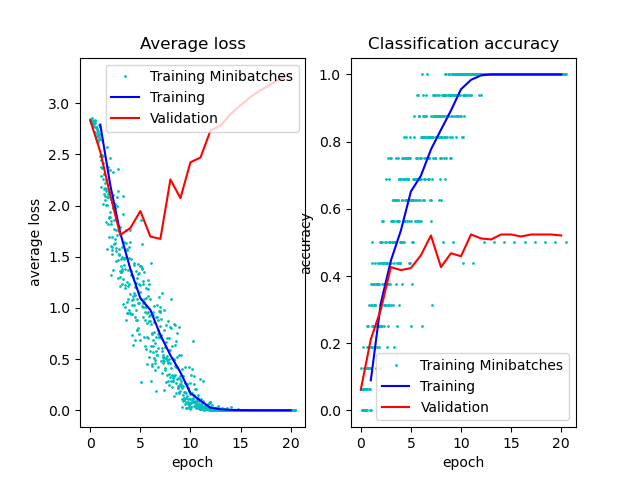

Recreate this plot in Python.
# import numpy as np
# import scipy.io
# from nn import *
# import torch
# import torchvision
# from torchvision import transforms, datasets

# import torchvision.transforms as transforms
# import matplotlib.pyplot as plt
# from torch.autograd import Variable
# import skimage
# import skimage.io
# import skimage.transform
# import torch.optim as optim
# import os
# import matplotlib.pyplot as plt
# import matplotlib.patches
# from nn import *
# from q4 import *
# # do not include any more libraries here!
# # no opencv, no sklearn, etc!
# import warnings

# max_iters = 20

# batch_size = 16
# learning_rate = 1e-3
# hidden_size = 64

# trainroot = '../data/oxford-flowers17/train'
# traindirs = [x[1] for x in os.walk(trainroot)][0]
# counter = 0
# print(traindirs)
# # label = []
# # training_data = []
# # for folder in traindirs:
# #     root = trainroot+'/'+folder
# #     for subdirs,dirs,files in os.walk(root):
# #         # print(files)
# #         for file in files:
# #             path = root+ '/' + file
# #             im = skimage.img_as_float(skimage.io.imread(path))
# #             # print(im.shape)
# #             label.append(int(folder))
# #             im = skimage.transform.resize(im,(224,224))
# #             # print(im.shape)
# #             training_data.append(im)
# #
# # training_data = np.array(training_data)
# # np.save('training_data.npy',training_data)
# # np.save('label.npy',label)
# # training_data = np.load('training_data.npy')
# # # print(training_data)
# # label = np.load('label.npy')
# # # print(training_data)
# # examples = training_data.shape[0]
# # print(examples)
# # train_x = torch.tensor(training_data).float()
# # label = torch.tensor(label).long()

# # use image folder to read the data

# data_transform = transforms.Compose([
#         transforms.Resize(256),
#         transforms.CenterCrop(224),
#         # transforms.RandomHorizontalFlip(),
#         transforms.ToTensor(),
#         transforms.Normalize(mean=[0.485, 0.456, 0.406],
#                              std=[0.229, 0.224, 0.225])
#     ])


# trainset = datasets.ImageFolder(root='../data/oxford-flowers17/train',
#                           transform=data_transform)
# train_loader = torch.utils.data.DataLoader(trainset,
#                                            batch_size=batch_size,
#                                            shuffle=True)


# testset = datasets.ImageFolder(root='../data/oxford-flowers17/train',
#                           transform=data_transform)
# test_loader = torch.utils.data.DataLoader(testset,
#                                            batch_size=batch_size,
#                                            shuffle=True)

# examples = len(trainset)
# test_examples = len(testset)
# use_cuda = torch.cuda.is_available()
# device = torch.device("cuda:0" if use_cuda else "cpu")
# print(use_cuda)

# #self defined
# class Net(torch.nn.Module):
#     def __init__(self):
#         super(Net, self).__init__()
#         self.conv1 = torch.nn.Conv2d(3, 10, 5, 1)
#         self.conv2 = torch.nn.Conv2d(10, 50, 5, 1)
#         self.conv3 = torch.nn.Conv2d(50, 200, 5, 1)
#         self.fc1 = torch.nn.Linear(24*24*200, 512) # was 4*4*50, 500 for
#         self.fc2 = torch.nn.Linear(512, 17) # was 500,10 for mnist

#     def forward(self, x):
#         x = torch.nn.functional.relu(self.conv1(x))
#         x = torch.nn.functional.max_pool2d(x, 2, 2)
#         x = torch.nn.functional.relu(self.conv2(x))
#         x = torch.nn.functional.max_pool2d(x, 2, 2)
#         x = torch.nn.functional.relu(self.conv3(x))
#         x = torch.nn.functional.max_pool2d(x, 2, 2)
#         # print(x.size())

#         x = x.view(-1, 24*24*200)
#         # print(x.size())
#         x = torch.nn.functional.relu(self.fc1(x))
#         x = self.fc2(x)
#         return x

# # self defined net
# model = Net().to(device)


# # output of squeezenet was 1000
# # squeeze net
# model.to(device)

# training_loss_data = []
# test_loss_data = []
# training_acc_data = []
# test_acc_data = []
# # torch.nn.init.xavier_uniform(model(Linear.weight))

# criterion = torch.nn.CrossEntropyLoss()
# # criterion = torch.nn.BCELoss()
# # criterion = torch.nn.CrossEntropyLoss()
# # optimizer = torch.optim.Adam(model.parameters(),lr = learning_rate)
# optimizer = torch.optim.SGD(model.parameters(), lr = learning_rate, momentum=0.9)
# # optimizer = optim.Adam(model.classifier.parameters(), lr=learning_rate)

# for itr in range(max_iters):
#     total_loss = 0
#     total_acc = 0
#     test_total_loss = 0
#     test_total_acc = 0
#     for batch_idx, (x, target) in enumerate(train_loader):
#         # print(x.size())
#         # x = x.reshape(x.size()[0],3,224,224)
#         out =  model(x)
#         # print(out.size())
#         # print(target.size())
#         loss = criterion(out,target)
#         optimizer.zero_grad()
#         loss.backward()

#         optimizer.step()
#         _, predicted = torch.max(out.data, 1)

#         total_acc += ((target==predicted).sum().item())
#         # print(total_acc)
#         total_loss+=loss
#     for batch_idx, (x, target) in enumerate(test_loader):
#         # print(x.size())
#         # x = x.reshape(x.size()[0],3,224,224)
#         out =  model(x)
#         # print(out.size())
#         # print(target.size())
#         test_loss = criterion(out,target)
#         optimizer.zero_grad()
#         test_loss.backward()

#         optimizer.step()
#         _, predicted = torch.max(out.data, 1)

#         test_total_acc += ((target==predicted).sum().item())
#         # print(total_acc)
#         test_total_loss+=loss
#     ave_acc = total_acc/examples
#     test_ave_acc = test_total_acc/test_examples
#     print('total loss: ' + str(total_loss))
#     print('accuracy: ' + str(ave_acc))
#     print('test loss: ' + str(test_total_loss))
#     print('test accuracy: ' + str(test_ave_acc))
#     training_loss_data.append(total_loss / (examples / batch_size))
#     training_acc_data.append(ave_acc)
#     test_loss_data.append(test_total_loss / (test_examples / batch_size))
#     test_acc_data.append(test_ave_acc)
# plt.figure(0)
# plt.plot(np.arange(max_iters), training_loss_data, 'r')
# plt.plot(np.arange(max_iters), test_loss_data, 'b')
# plt.legend(['training loss','valid loss'])

# plt.show()
# plt.figure(1)
# plt.plot(np.arange(max_iters),training_acc_data,'r')
# plt.plot(np.arange(max_iters),test_acc_data,'b')
# plt.legend(['training accuracy','valid accuracy'])

# plt.show()



import torch
from torchvision import datasets
from torchvision.transforms import ToTensor
from torch.utils.data import DataLoader
import torch.nn as nn
import matplotlib.pyplot as plt
import torch.nn.functional as F
import torch.optim as optim
import numpy as np
from torchvision import transforms, datasets
import matplotlib.pyplot as plt

from torchvision.models import squeezenet1_1, SqueezeNet1_1_Weights

data_transform = transforms.Compose([
        transforms.Resize(256),
        transforms.CenterCrop(224),
        # transforms.RandomHorizontalFlip(),
        transforms.ToTensor(),
        transforms.Normalize(mean=[0.485, 0.456, 0.406],
                             std=[0.229, 0.224, 0.225])
    ])



# https://www.robots.ox.ac.uk/~vgg/data/flowers/17/
# https://cs231n.github.io/transfer-learning/
# SOURCE: https://pytorch.org/hub/pytorch_vision_squeezenet/
train_dataset = datasets.ImageFolder(root='../data/oxford-flowers17/train', 
                                     transform=data_transform)
valid_dataset = datasets.ImageFolder(root='../data/oxford-flowers17/val', 
                                     transform=data_transform)
train_dataset_size = len(train_dataset)
valid_dataset_size = len(valid_dataset)
print(valid_dataset_size)
# print(train_dataset[0])
# plt.imshow(train_dataset[0][0])
# plt.show()

batch_size = 16
num_batches = train_dataset_size // batch_size
train_dataset_loader = torch.utils.data.DataLoader(train_dataset, shuffle=True, batch_size=batch_size)
valid_dataset_loader = torch.utils.data.DataLoader(valid_dataset, shuffle=False, batch_size=1)
    
class ScratchNet(nn.Module):
    
    def __init__(self):
        super().__init__()
        self.conv1 = torch.nn.Conv2d(3, 10, 5, 1)
        self.conv2 = torch.nn.Conv2d(10, 50, 5, 1)
        self.conv3 = torch.nn.Conv2d(50, 200, 5, 1)
        self.fc1 = torch.nn.Linear(24*24*200, 512) # was 4*4*50, 500 for
        self.fc2 = torch.nn.Linear(512, 17) # was 500,10 for mnist

    def forward(self, x):
        x = torch.nn.functional.relu(self.conv1(x))
        x = torch.nn.functional.max_pool2d(x, 2, 2)
        x = torch.nn.functional.relu(self.conv2(x))
        x = torch.nn.functional.max_pool2d(x, 2, 2)
        x = torch.nn.functional.relu(self.conv3(x))
        x = torch.nn.functional.max_pool2d(x, 2, 2)
        # print(x.size())

        x = x.view(-1, 24*24*200)
        # print(x.size())
        x = torch.nn.functional.relu(self.fc1(x))
        x = self.fc2(x)
        return x

max_iter = 20
learning_rate = 1e-3
model = ScratchNet()

loss_function = nn.CrossEntropyLoss()
optimizer = torch.optim.SGD(model.parameters(), lr=learning_rate, momentum=0.9)

train_loss = []
train_loss_overall = []
train_acc = []
train_acc_overall = []
valid_loss = []
valid_acc = []
for epoch in range(max_iter + 1):

    cum_valid_correct = 0
    cum_valid_loss = 0
    with torch.no_grad():
        model.eval()
        for x, y in valid_dataset_loader:
            y_probs = model.forward(x)
            _, y_pred = torch.max(y_probs, dim=1)
            cum_valid_correct += torch.eq(y_pred, y).sum().item()
            loss = loss_function(y_probs, y)
            cum_valid_loss += loss.item() # loss is tensor
    valid_loss.append(cum_valid_loss / valid_dataset_size)
    valid_acc.append(cum_valid_correct / valid_dataset_size)
    print(f"Epoch {epoch} valid: {cum_valid_loss/valid_dataset_size} {cum_valid_correct/valid_dataset_size}")

    if epoch == max_iter: break

    cum_loss = 0
    cum_correct = 0
    model.train()
    for i, (x, y) in enumerate(train_dataset_loader):
        optimizer.zero_grad()
        y_probs = model.forward(x)
        _, y_pred = torch.max(y_probs, dim=1)
        loss = loss_function(y_probs, y)
        loss.backward()
        optimizer.step()

        correct = torch.eq(y_pred, y).sum().item()
        cum_correct += correct
        cum_loss += loss.item() * batch_size# loss is tensor
        train_loss.append(loss.item())
        train_acc.append(correct / batch_size)
        if i % (num_batches // 6) == 0:
            print(f"Epoch {epoch} batch {i} loss: {cum_loss} acc: {cum_correct}")


    train_loss_overall.append(cum_loss / train_dataset_size)
    train_acc_overall.append(cum_correct / train_dataset_size)
    print(f"Epoch {epoch} loss: {cum_loss} acc:{cum_correct/train_dataset_size}")

fig, ax = plt.subplots(1, 2)
ax[0].plot(np.arange(len(train_loss))/num_batches, train_loss, 'co', markersize=1)
ax[0].plot(np.arange(1, max_iter+1), train_loss_overall, 'b-')
ax[0].plot(np.arange(0, max_iter+1), valid_loss, 'r-')
ax[0].legend(['Training Minibatches', 'Training', 'Validation'])
ax[0].set_xlabel('epoch')
ax[0].set_ylabel('average loss')
ax[0].set_title("Average loss")
ax[1].plot(np.arange(len(train_acc))/num_batches, train_acc, 'co', markersize=1)
ax[1].plot(np.arange(1, max_iter+1), train_acc_overall, 'b-')
ax[1].plot(np.arange(0, max_iter+1), valid_acc, 'r-')
ax[1].legend(['Training Minibatches', 'Training', 'Validation'])
ax[1].set_xlabel('epoch')
ax[1].set_ylabel('accuracy')
ax[1].set_title("Classification accuracy")
plt.show()
